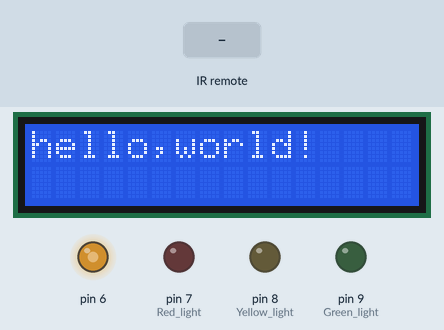
Simulated run of this sketch. Board: Arduino Uno, built with avr-gcc and run on an emulated ATmega328P. Parts: 16×2 character LCD, output pins drawn as LEDs (lit = HIGH). Inputs (shaded band) come from the test bench. What the sketch prints to the serial monitor is not drawn.

Above: at 1.2 s.
1.3 s: infrared code 0xFF6897 received
At 2.1 s:
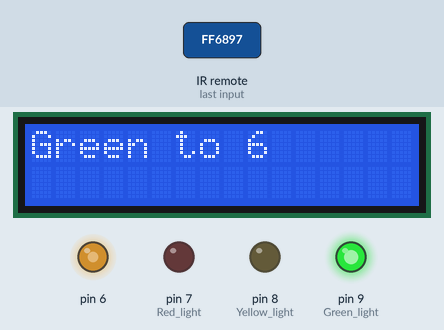
At 6.7 s:
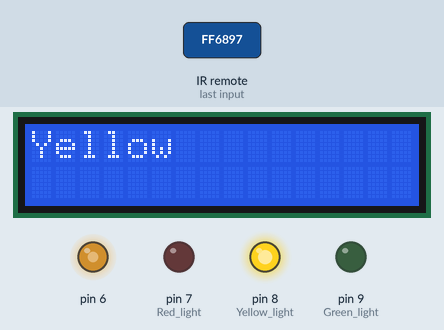
Timing chart, 0 to 15.8 s (numbered marks = the images above; inputs shaded):
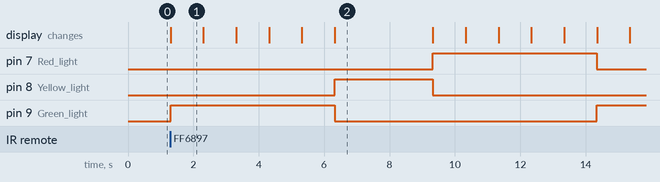

Measured:
- after the input at 1.3 s, pin 7 (Red_light): LOW → HIGH after 8.0 s, → LOW 5.0 s later; pin 8 (Yellow_light): LOW → HIGH after 5.0 s, → LOW 3.0 s later; pin 9 (Green_light): LOW → HIGH at once, → LOW 5.0 s later, → HIGH 8.0 s later; the display: changes at once (image 1)
- what the display in image 1 shows lasts 1.0 s, from 1.3 s to 2.3 s

The sketch:

red_green_light.ino
```cpp
#include <IRremote.h>
int control=0;
int RECV_PIN = 13;//定义红外接收器的引脚为11
IRrecv irrecv(RECV_PIN);
decode_results results;
#define Red_light 7
#define Yellow_light 8
#define Green_light 9
#include <LiquidCrystal.h>
LiquidCrystal lcd(12,11,5,4,3,2);  //定义脚位
int timing;
float elapse;
int timing0;

void setup() {
  // put your setup code here, to run once:
Serial.begin(9600); //设置波特率
irrecv.enableIRIn();
pinMode(Red_light, OUTPUT);
pinMode(Yellow_light, OUTPUT);
pinMode(Green_light, OUTPUT);
lcd.begin(16,2); //设置LCD显示的数目。16 X 2：16格2行。
lcd.print("hello,world!"); //将hello,world!显示在LCD上
analogWrite(6,150);
}

void loop() {

  // put your main code here, to run repeatedly:
if (irrecv.decode(&results)) {
    Serial.println(results.value,HEX);
    if(results.value==0xFF6897) //此处的32位值与发射部分发射的值要保持一致
{
  if (control==0)
  {timing0=millis();
  control=1;}

}
}
if (control==1)
{
timing=millis()-timing0;
elapse=int(timing%13000);
if (elapse<5000)
{
digitalWrite(Red_light,LOW);
digitalWrite(Yellow_light,LOW);
digitalWrite(Green_light,HIGH);
lcd.clear();
lcd.setCursor(0,0);
lcd.print("Green to ");
lcd.print(int((5000-elapse)/1000)+1);
delay(1000);
}

else if(elapse<8000)
{
digitalWrite(Red_light,LOW);
digitalWrite(Yellow_light,HIGH);
digitalWrite(Green_light,LOW);
lcd.clear();
lcd.setCursor(0,0);
lcd.print("Yellow");
delay(3000);
}
else
{
digitalWrite(Red_light,HIGH);
digitalWrite(Yellow_light,LOW);
digitalWrite(Green_light,LOW);
lcd.clear();
lcd.setCursor(0,0);
lcd.print("Red to ");
lcd.print(int((13000-elapse)/1000)+1);
delay(1000);
}
}
}
```
